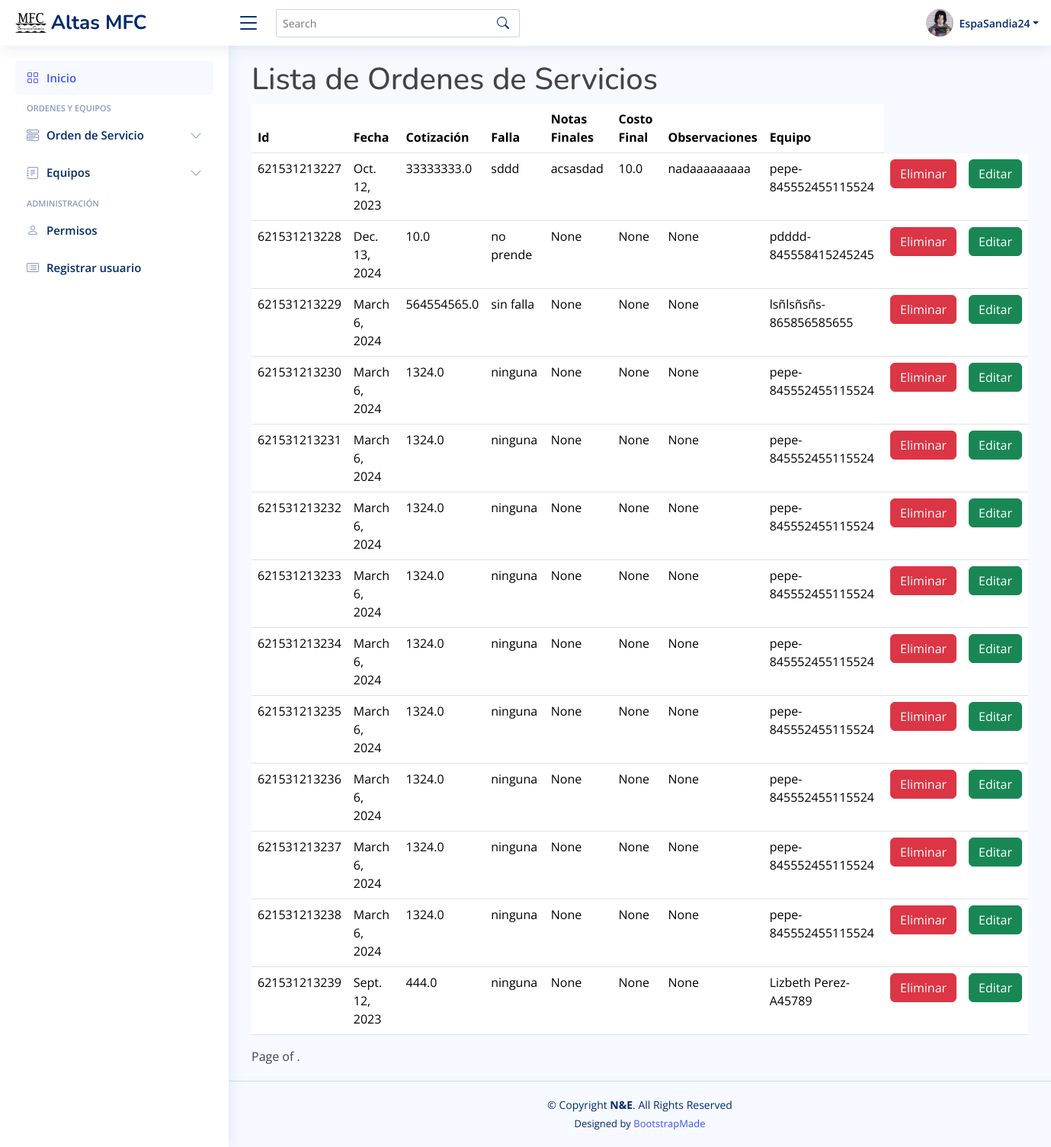
Page /servicios/ (signed in) on the earlier database version.
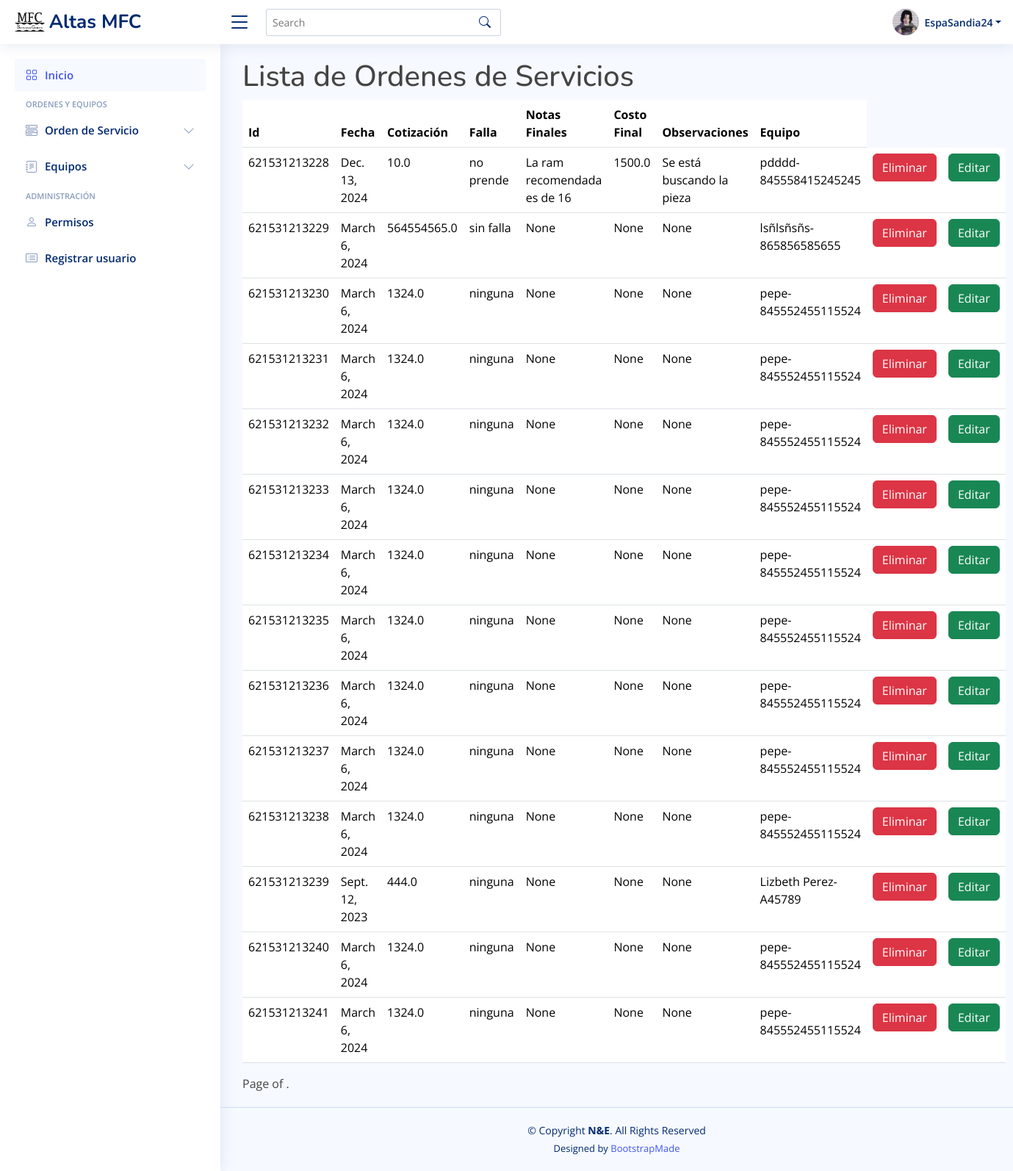
Same page on the later database version.
### inicio/models.py (models this page shows)
class OrdenServicio(models.Model):
    id_orden = models.AutoField(null=False, blank=False, primary_key=True)
    fecha_orden = models.DateField(null=False)
    cotizacion = models.FloatField(max_length=5)
    tipo_servicio = models.CharField(max_length=20, null=False)
    falla_equipo = models.CharField(max_length=200, null=False)
    indicaciones_adicionales = models.CharField(max_length=70, null=False)
    servicio_realizado = models.CharField(max_length=150, null=True)
    notas_finales = models.CharField(max_length=150, null=True)
    encargado = models.CharField(max_length=50, null=True)
    partes = models.CharField(max_length=70, null=True)
    fecha_entrega = models.DateField(null=True, blank=True)
    costo_final = models.FloatField(max_length=5.2, null=True)
    observaciones_notas = models.CharField(max_length=50, null=True)
    equipo = models.ForeignKey(
        Equipo, null=False, blank=False, on_delete=models.CASCADE)

class Equipo (models.Model):
    cliente_equipo = models.TextField(max_length=50, null=False)
    telefono_cliente = models.IntegerField(null=False)
    tipo = [
        ('E', 'Escritorio-CPU'),
        ('P', 'Portatil'),
        ('A', 'AIO'),
        ('I', 'Impresora'),
        ('M', 'Multifuncional'),
        ('T', 'Tablet')
    ]
    tipo_equipo = models.TextField(max_length=1, choices=tipo, default='P')
    marca_equipo = models.TextField(max_length=30, null=False)
    modelo_equipo = models.TextField(max_length=30, null=False)
    serial_number = models.TextField(
        max_length=15, null=False, blank=False, unique=True)
    accesorios_equipo = models.TextField(max_length=100, null=True)
    contraseña_equipo = models.TextField(max_length=30, null=True)
    sistema_operativo = models.TextField(max_length=30, null=False)
    def __str__(self):
        return f"{self.cliente_equipo}-{self.serial_number}"

### inicio/views.py (the view)
# urls.py: path('servicios/', views.lista_servicios, name='Servicios'),
@login_required
def lista_servicios(request):
    context = {
        'servicio': OrdenServicio.objects.all()
    }
    return render(request, 'servicios/lista_servicios.html', context)

### inicio/templates/servicios/lista_servicios.html (shortened to what this page needs)
{% extends 'base.html' %}
{% block contenido %}
<h1>Lista de Ordenes de Servicios</h1>
    <table class="table">
        <thead>
            <tr>
                <th>Id</th>
                <th>Fecha</th>
                <th>Cotización</th>
                <th>Falla</th>
                <th>Notas Finales</th>
                <th>Costo Final</th>
                <th>Observaciones</th>
                <th>Equipo</th>
            </tr>
        </thead>
        <tbody>
            {% for servicio in servicio %}
                <tr>
                    <td>{{servicio.id_orden}}</td>
                    <td>{{servicio.fecha_orden}}</td>
                    <td>{{servicio.cotizacion}}</td>
                    <td>{{servicio.falla_equipo}}</td>
                    <td>{{servicio.notas_finales}}</td>
                    <td>{{servicio.costo_final}}</td>
                    <td>{{servicio.observaciones_notas}}</td>
                    <td>{{servicio.equipo}}</td>
                    <td><a class="btn btn-danger" href="eliminarOrden/{{servicio.id_orden}}">Eliminar</a></td>
                    <td><a class="btn btn-success" href="editarOrden/{{servicio.id_orden}}">Editar</a></td>
                </tr>
            {% endfor %}
        </tbody>
    </table>
    <div class="pagination">
        <span class="step-links">
            <span class="current">
                Page {{ page_obj.number }} of {{ page_obj.paginator.num_pages }}.
            </span>
        </span>
    </div>
{% endblock contenido %}

### inicio/templates/base.html (shortened to what this page needs)
{% load static %}
<!DOCTYPE html>
<html lang="en">
<head>
  <link href="{% static 'vendor/bootstrap/css/bootstrap.min.css' %}" rel="stylesheet">
  <link href="{% static 'vendor/bootstrap-icons/bootstrap-icons.css' %}" rel="stylesheet">
  <link href="{% static 'vendor/boxicons/css/boxicons.min.css' %}" rel="stylesheet">
  <link href="{% static 'vendor/quill/quill.snow.css' %}" rel="stylesheet">
  <link href="{% static 'vendor/quill/quill.bubble.css' %}" rel="stylesheet">
  <link href="{% static 'vendor/remixicon/remixicon.css' %}" rel="stylesheet">
  <link href="{% static 'vendor/simple-datatables/style.css' %}" rel="stylesheet">
  <link href="{% static 'css/style.css' %}" rel="stylesheet">
</head>
<body>
  <header id="header" class="header fixed-top d-flex align-items-center">
    <div class="d-flex align-items-center justify-content-between">
      <a href="index.html" class="logo d-flex align-items-center">
        <img src="{% static 'img/logo-mfc.png' %}" alt="">
        <span class="d-none d-lg-block">Altas MFC</span>
      </a>
      <i class="bi bi-list toggle-sidebar-btn"></i>
    </div>
    <div class="search-bar">
      <form class="search-form d-flex align-items-center" method="POST" action="#">
        <input type="text" name="query" placeholder="Search" title="Enter search keyword">
        <button type="submit" title="Search"><i class="bi bi-search"></i></button>
      </form>
    </div>
    <nav class="header-nav ms-auto">
      <ul class="d-flex align-items-center">
        <li class="nav-item dropdown pe-3">
          <a class="nav-link nav-profile d-flex align-items-center pe-0" href="#" data-bs-toggle="dropdown">
            <img src="{% static 'img/perfil-prueba.jpg' %}" alt="foto-perfil" class="rounded-circle">
            <span class="d-none d-md-block dropdown-toggle ps-2">{{user}}</span>
          </a>
        </li>
      </ul>
    </nav>
  </header>
  <aside id="sidebar" class="sidebar">
    <ul class="sidebar-nav" id="sidebar-nav">
      <li class="nav-item">
        <a class="nav-link " href="{% url 'Principal' %}">
          <i class="bi bi-grid"></i>
          <span>Inicio</span>
        </a>
      </li>
      <li class="nav-heading">Ordenes y Equipos</li>
      <li class="nav-item">
        <a class="nav-link collapsed" data-bs-target="#components-nav" data-bs-toggle="collapse" href="#">
          <i class="bi bi-menu-button-wide"></i><span>Orden de Servicio</span><i class="bi bi-chevron-down ms-auto"></i>
        </a>
      </li>
      <li class="nav-item">
        <a class="nav-link collapsed" data-bs-target="#forms-nav" data-bs-toggle="collapse" href="#">
          <i class="bi bi-journal-text"></i><span>Equipos</span><i class="bi bi-chevron-down ms-auto"></i>
        </a>
      </li>
      <li class="nav-heading">Administración</li>
      <li class="nav-item">
        <a class="nav-link collapsed" href="{% url 'usuarios' %}">
          <i class="bi bi-person"></i>
          <span>Permisos</span>
        </a>
      </li>
      <li class="nav-item">
        <a class="nav-link collapsed" href="{% url 'Registrar' %}">
          <i class="bi bi-card-list"></i>
          <span>Registrar usuario</span>
        </a>
      </li>
    </ul>
  </aside>
  <main id="main" class="main">
    {% block contenido %}
    {% endblock contenido %}
  </main>
  <footer id="footer" class="footer">
    <div class="copyright">
      &copy; Copyright <strong><span>N&amp;E</span></strong>. All Rights Reserved
    </div>
    <div class="credits">
      Designed by <a href="https://bootstrapmade.com/">BootstrapMade</a>
    </div>
  </footer>
</body>
</html>

### static/css/style.css (style rules this page uses)
:root { scroll-behavior: smooth; }
body { font-family: "Open Sans", sans-serif; background: #f6f9ff; color: #444444; }
a { color: #4154f1; text-decoration: none; }
h1, h2, h3, h4, h5, h6 { font-family: "Nunito", sans-serif; }
#main { margin-top: 60px; padding: 20px 30px; transition: all 0.3s; }
.logo { line-height: 1; }
@media (min-width: 1200px) { .logo { width: 280px; } }
.logo img { max-height: 26px; margin-right: 6px; }
.logo span { font-size: 26px; font-weight: 700; color: #012970; font-family: "Nunito", sans-serif; }
.header { transition: all 0.5s; z-index: 997; height: 60px; box-shadow: 0px 2px 20px rgba(1, 41, 112, 0.1); background-color: #fff; padding-left: 20px; }
.header .toggle-sidebar-btn { font-size: 32px; padding-left: 10px; cursor: pointer; color: #012970; }
.header .search-bar { min-width: 360px; padding: 0 20px; }
.header .search-form { width: 100%; }
.header .search-form input { border: 0; font-size: 14px; color: #012970; border: 1px solid rgba(1, 41, 112, 0.2); padding: 7px 38px 7px 8px; border-radius: 3px; transition: 0.3s; width: 100%; }
.header .search-form button { border: 0; padding: 0; margin-left: -30px; background: none; }
.header .search-form button i { color: #012970; }
.header-nav ul { list-style: none; }
.header-nav>ul { margin: 0; padding: 0; }
.header-nav .nav-profile { color: #012970; }
.header-nav .nav-profile img { max-height: 36px; }
.header-nav .nav-profile span { font-size: 14px; font-weight: 600; }
.sidebar { position: fixed; top: 60px; left: 0; bottom: 0; width: 300px; z-index: 996; transition: all 0.3s; padding: 20px; overflow-y: auto; scrollbar-width: thin; scrollbar-color: #aab7cf transparent; box-shadow: 0px 0px 20px rgba(1, 41, 112, 0.1); background-color: #fff; }
@media (min-width: 1200px) { #main, #footer { margin-left: 300px; } }
.sidebar-nav { padding: 0; margin: 0; list-style: none; }
.sidebar-nav li { padding: 0; margin: 0; list-style: none; }
.sidebar-nav .nav-item { margin-bottom: 5px; }
.sidebar-nav .nav-heading { font-size: 11px; text-transform: uppercase; color: #899bbd; font-weight: 600; margin: 10px 0 5px 15px; }
.sidebar-nav .nav-link { display: flex; align-items: center; font-size: 15px; font-weight: 600; color: #4154f1; transition: 0.3; background: #f6f9ff; padding: 10px 15px; border-radius: 4px; }
.sidebar-nav .nav-link i { font-size: 16px; margin-right: 10px; color: #4154f1; }
.sidebar-nav .nav-link.collapsed { color: #012970; background: #fff; }
.sidebar-nav .nav-link.collapsed i { color: #899bbd; }
.sidebar-nav .nav-link .bi-chevron-down { margin-right: 0; transition: transform 0.2s ease-in-out; }
.footer { padding: 20px 0; font-size: 14px; transition: all 0.3s; border-top: 1px solid #cddfff; }
.footer .copyright { text-align: center; color: #012970; }
.footer .credits { padding-top: 5px; text-align: center; font-size: 13px; color: #012970; }

Differences in the rows shown:
removed OrdenServicio: id_orden "621531213227", fecha_orden "Oct. 12, 2023", cotizacion "33333333.0", falla_equipo "sddd", notas_finales "acsasdad", costo_final "10.0", observaciones_notas "nadaaaaaaaaa", equipo "pepe-845552455115524"
changed OrdenServicio "no prende": notas_finales "None" → "La ram recomendada es de 16"; costo_final "None" → "1500.0"; observaciones_notas "None" → "Se está buscando la pieza"
added OrdenServicio: id_orden "621531213240", fecha_orden "March 6, 2024", cotizacion "1324.0", falla_equipo "ninguna", notas_finales "None", costo_final "None", observaciones_notas "None", equipo "pepe-845552455115524"
added OrdenServicio: id_orden "621531213241", fecha_orden "March 6, 2024", cotizacion "1324.0", falla_equipo "ninguna", notas_finales "None", costo_final "None", observaciones_notas "None", equipo "pepe-845552455115524"
